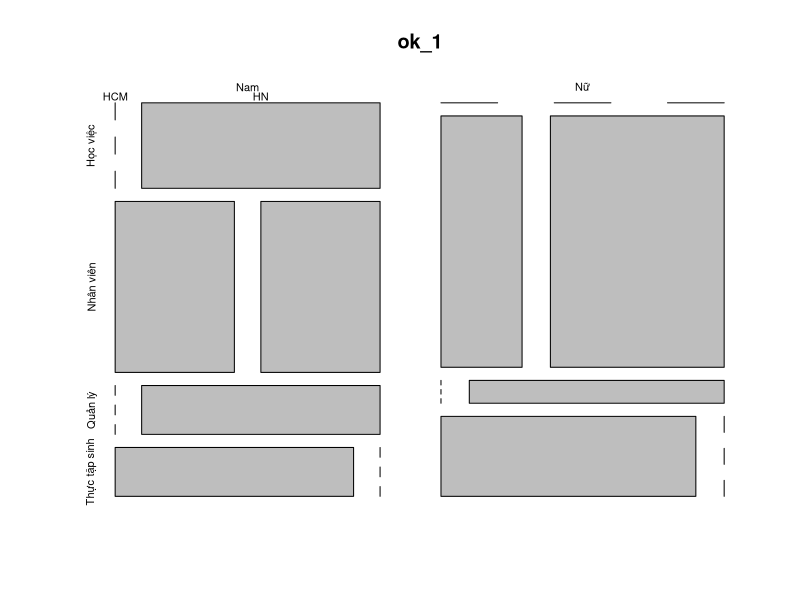
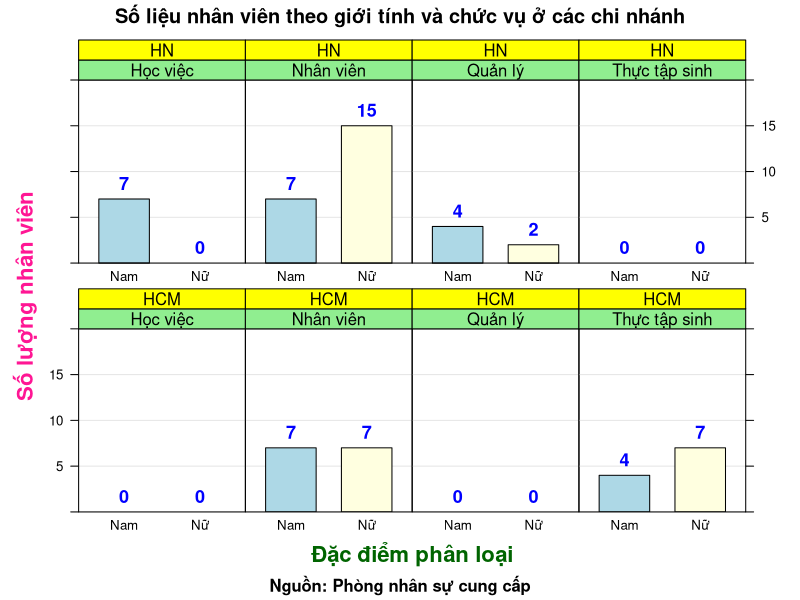
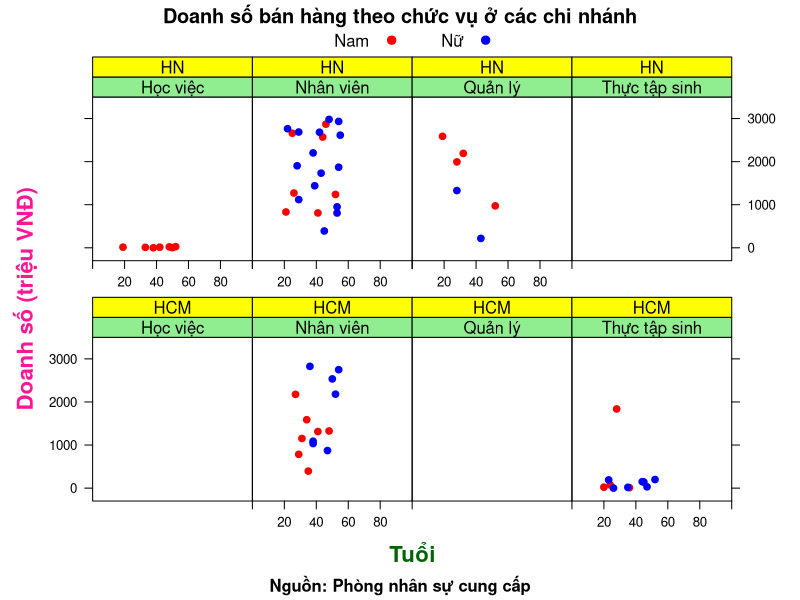

Write the R code that produced these figures, in order.
library(readxl)
df <- read_excel("doanh_thu_ban_hang.xlsx")
df <- as.data.frame(df)

df

# Số liệu nhân viên theo giới tính và chức vụ ở các chi nhánh
  
library(lattice)

table(df$`Giới tính`,
      df$`Chức vụ`,
      df$`Chi nhánh`) -> ok_1

plot(ok_1)

ok_2 <- as.data.frame(ok_1)

ok_2

names(ok_2) <- c("gioi_tinh", "chuc_vu", "chi_nhanh", "count")

ok_2

windows(8, 8)

lattice::barchart(count ~ gioi_tinh | chuc_vu + chi_nhanh, 
                  group = gioi_tinh,
                  data = ok_2,
                  
                  horizontal = FALSE,
                  stack = TRUE,
                  col = c("lightblue", "lightyellow"),
                  
                  ## edit xy axis
                  scales = list(axs = "i",
                                draw = TRUE,
                                x = list(relation = "free"), # relation = free | same
                                y = list(relation = "same",
                                         limits = c(0, 20))
                                ),
                  
                  ## axis label and title
                  xlab = list(label = "Đặc điểm phân loại", fontsize = 16, col = "darkgreen", font = 2),
                  ylab = list(label = "Số lượng nhân viên", fontsize = 16, col = "#FF1694", font = 2),
                  main = "Số liệu nhân viên theo giới tính và chức vụ ở các chi nhánh",
                  sub = "Nguồn: Phòng nhân sự cung cấp",
                  
                  ## value above bar
                  par.settings = list(strip.background = list(col = c("lightgreen", "yellow"))),
                  
                  panel = function(x, y, subscripts, ...){
                    
                    panel.grid(h = -1,v = 0)
                    
                    panel.barchart(x, y, subscripts = subscripts,...)
                    
                    t <- aggregate(y ~ x, data.frame(x, y), FUN = sum)
                    
                    panel.text(t$x, t$y, 
                               labels = t$y, 
                               pos = 3, 
                               col = "blue",
                               fontsize = 13,
                               font = 2
                               
                               )
                    
                  }
                  
                  )

# https://stackoverflow.com/questions/23725306/r-lattice-barchart-how-to-write-the-total-sum-on-each-bar-in-multiple-panels
# 
# p <- barchart((1:10)^2~1:10, horiz=FALSE, ylim=c(0,120),
#               panel=function(...) { 
#                 args <- list(...)
#                 panel.text(args$x, args$y, args$y, pos=3, offset=1)
#                 panel.barchart(...)
#               })
# 
# p 
# 
# 
# 
# 
# 

df$doanh_so <- df$`Doanh thu bán hàng` / 1000000

xyplot(doanh_so ~ `Tuổi` |`Chức vụ` + `Chi nhánh` , 
       data = df,
       groups = `Giới tính`,
       # layout = c(1, 2), # thay đổi vị trí các panel con
       pch = 19,
       col = c("red", "blue"),

       key = list (space = "top", column = 2,
                   text = list(c("Nam", "Nữ")),
                   points = list(pch = c(19, 19),
                                 col = c("red", "blue"))

                   ),
       
       ## axis label and title
       xlab = list(label = "Tuổi", fontsize = 16, col = "darkgreen", font = 2),
       ylab = list(label = "Doanh số (triệu VNĐ)", fontsize = 16, col = "#FF1694", font = 2),
       main = "Doanh số bán hàng theo chức vụ ở các chi nhánh",
       sub = "Nguồn: Phòng nhân sự cung cấp",
       
       scales = list(axs = "i",
                     draw = TRUE,
                     x = list(relation = "free", # relation = free | same
                              limits = c(0, 100)), 
                     y = list(relation = "same",
                              limits = c(-300, 3500)
                              )
                     ),
       
       ## value above bar
       par.settings = list(strip.background = list(col = c("lightgreen", "yellow"))),
       
       )




# https://stackoverflow.com/questions/46222308/r-package-lattice-group-by-color-doesnt-work-when-using-panel-argument



dev.off()
